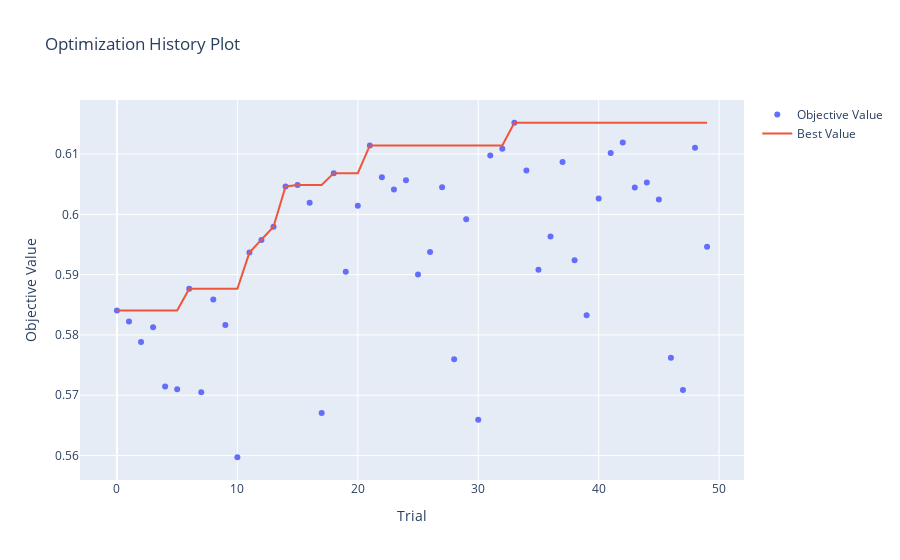

This figure's notebook cell:
### Markdown cell above
### Analyzing Tuning Results

### Code cell
print("--- Optuna Results ---")
print(f"Best trial (Macro F1 Score): {study.best_value:.4f}")
print("\nBest Hyperparameters Found:")
print(study.best_params)

# Plot the optimization history
try:
    fig = optuna.visualization.plot_optimization_history(study)
    fig.show()
except ImportError:
    print("\nRun 'pip install plotly' to see visualization plots.")

### Figure 1 — Plotly figure (JSON) as saved in the notebook; plotly's stock layout.template omitted (floating-point values rounded to 4 significant figures)
{"data": [{"mode": "markers", "name": "Objective Value", "type": "scatter", "x": [0, 1, 2, 3, 4, 5, 6, 7, 8, 9, 10, 11, 12, 13, 14, 15, 16, 17, 18, 19, 20, 21, 22, 23, 24, 25, 26, 27, 28, 29, 30, 31, 32, 33, 34, 35, 36, 37, 38, 39, 40, 41, 42, 43, 44, 45, 46, 47, 48, 49], "y": [0.5841, 0.5822, 0.5788, 0.5813, 0.5714, 0.571, 0.5876, 0.5705, 0.5859, 0.5817, 0.5597, 0.5937, 0.5957, 0.5979, 0.6046, 0.6049, 0.6019, 0.567, 0.6068, 0.5905, 0.6014, 0.6114, 0.6062, 0.6041, 0.6056, 0.59, 0.5938, 0.6045, 0.5759, 0.5992, 0.5659, 0.6097, 0.6109, 0.6152, 0.6073, 0.5908, 0.5963, 0.6087, 0.5924, 0.5832, 0.6026, 0.6102, 0.6119, 0.6045, 0.6053, 0.6024, 0.5762, 0.5708, 0.611, 0.5946]}, {"mode": "lines", "name": "Best Value", "type": "scatter", "x": [0, 1, 2, 3, 4, 5, 6, 7, 8, 9, 10, 11, 12, 13, 14, 15, 16, 17, 18, 19, 20, 21, 22, 23, 24, 25, 26, 27, 28, 29, 30, 31, 32, 33, 34, 35, 36, 37, 38, 39, 40, 41, 42, 43, 44, 45, 46, 47, 48, 49], "y": [0.5841, 0.5841, 0.5841, 0.5841, 0.5841, 0.5841, 0.5876, 0.5876, 0.5876, 0.5876, 0.5876, 0.5937, 0.5957, 0.5979, 0.6046, 0.6049, 0.6049, 0.6049, 0.6068, 0.6068, 0.6068, 0.6114, 0.6114, 0.6114, 0.6114, 0.6114, 0.6114, 0.6114, 0.6114, 0.6114, 0.6114, 0.6114, 0.6114, 0.6152, 0.6152, 0.6152, 0.6152, 0.6152, 0.6152, 0.6152, 0.6152, 0.6152, 0.6152, 0.6152, 0.6152, 0.6152, 0.6152, 0.6152, 0.6152, 0.6152]}, {"marker": {"color": "#cccccc"}, "mode": "markers", "name": "Infeasible Trial", "showlegend": false, "type": "scatter", "x": [], "y": []}], "layout": {"title": {"text": "Optimization History Plot"}, "xaxis": {"title": {"text": "Trial"}}, "yaxis": {"title": {"text": "Objective Value"}}}}
